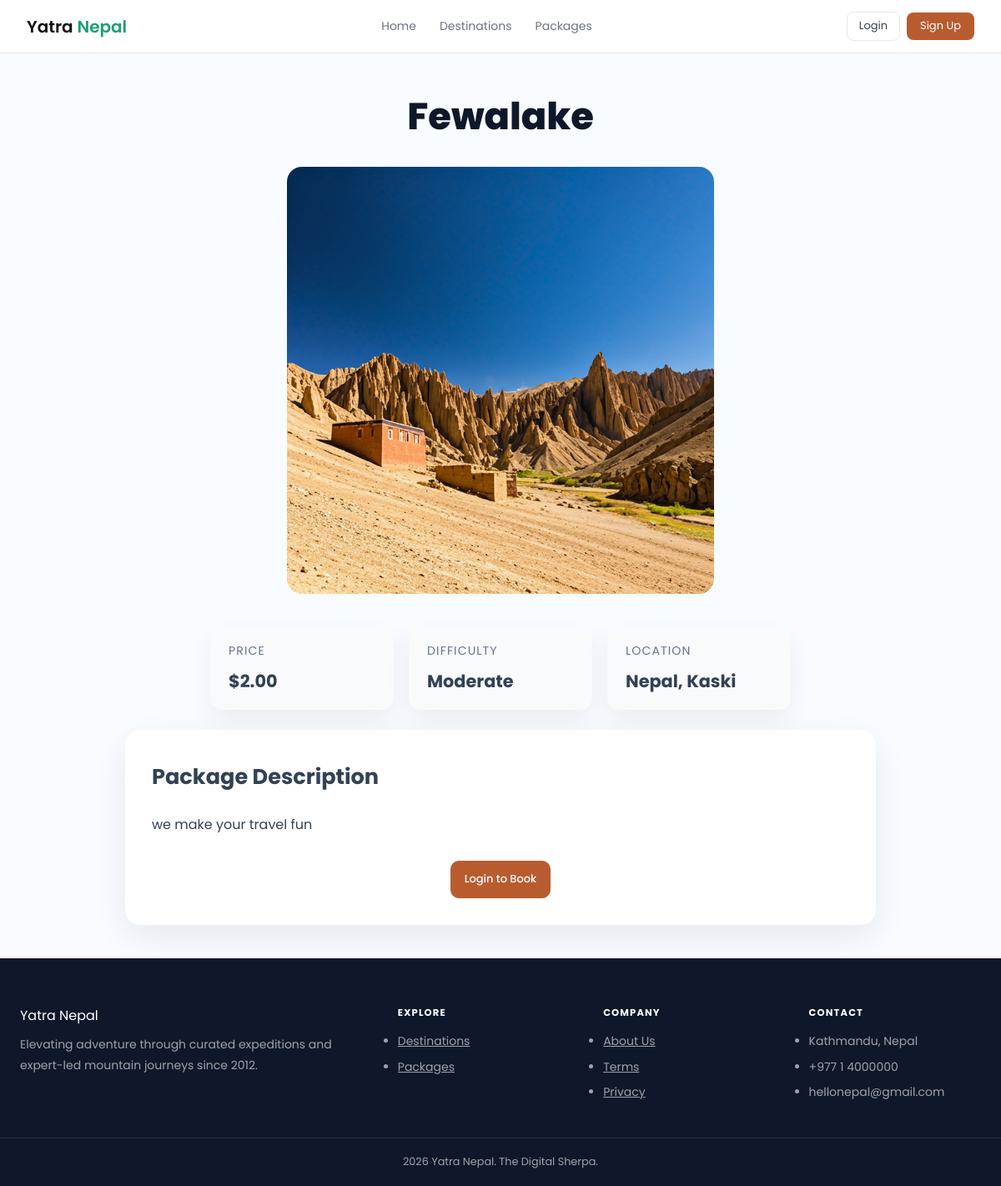
The app's page /package/2/ with its own data.
### tours/models.py (models this page shows, shortened)
class Package(models.Model):
    DIFFICULTY_CHOICES = [
        ('easy', 'Easy'),
        ('moderate', 'Moderate'),
        ('hard', 'Hard'),
    ]
    id = models.AutoField(primary_key=True)
    title = models.CharField(max_length=200)
    price = models.DecimalField(max_digits=10, decimal_places=2)
    duration = models.PositiveIntegerField(help_text="Duration in days")
    description = models.TextField(blank=True)
    difficulty = models.CharField(max_length=20, choices=DIFFICULTY_CHOICES, default='moderate')
    max_altitude = models.PositiveIntegerField(null=True, blank=True, help_text="Metres")
    group_size_min = models.PositiveIntegerField(default=1)
    group_size_max = models.PositiveIntegerField(default=12)
    image = models.ImageField(upload_to='packages/', blank=True, null=True)
    destination = models.ForeignKey(Destination, on_delete=models.CASCADE, related_name='packages', db_column='destination_id')
    created_at = models.DateTimeField(auto_now_add=True)
    class Meta:
        db_table = 'packages'

class Destination(models.Model):
    id = models.AutoField(primary_key=True)
    name = models.CharField(max_length=200)
    location = models.CharField(max_length=255)
    latitude = models.FloatField(blank=True, null=True)
    longitude = models.FloatField(blank=True, null=True)
    description = models.TextField(blank=True)
    image = models.ImageField(upload_to='destinations/', blank=True, null=True)
    created_at  = models.DateTimeField(auto_now_add=True)
    class Meta:
        db_table = 'destinations'

### tours/views.py (the view)
# urls.py: path('package/<int:id>/', views.package_detail, name='package_detail'),
def package_detail(request, id):
    package = get_object_or_404(Package, id=id)
    return render(request, 'tours/package_detail.html', {'package': package})

### tours/templates/tours/package_detail.html (shortened to what this page needs)
{% extends "base.html" %}
{% load static %}
{% block main_content %}
<div class="page-wrap" style="padding: 40px 0;">
  <div style="max-width: 900px; margin: 0 auto;">
    <h1 style="font-size: 2.8rem; font-weight: 800; margin-bottom: 24px; text-align: center;">{{ package.title }}</h1>
    {% if package.image %}
    <div style="margin-bottom: 32px; text-align: center;">
      <img src="{{ package.image.url }}" alt="{{ package.title }}" style="max-width: 100%; height: auto; border-radius: 18px;" />
    </div>
    {% endif %}
    <div style="display: flex; flex-wrap: wrap; gap: 18px; justify-content: center; margin-bottom: 24px; color: #334155;">
      <div style="min-width: 220px; padding: 18px 22px; background: #f8fafc; border-radius: 14px; box-shadow: 0 12px 30px rgba(15,23,42,0.06);">
        <div style="font-size: 0.88rem; text-transform: uppercase; letter-spacing: .08em; color: #64748b; margin-bottom: 8px;">Price</div>
        <div style="font-size: 1.3rem; font-weight: 700;">${{ package.price }}</div>
      </div>
      <div style="min-width: 220px; padding: 18px 22px; background: #f8fafc; border-radius: 14px; box-shadow: 0 12px 30px rgba(15,23,42,0.06);">
        <div style="font-size: 0.88rem; text-transform: uppercase; letter-spacing: .08em; color: #64748b; margin-bottom: 8px;">Difficulty</div>
        <div style="font-size: 1.3rem; font-weight: 700;">{{ package.get_difficulty_display }}</div>
      </div>
      <div style="min-width: 220px; padding: 18px 22px; background: #f8fafc; border-radius: 14px; box-shadow: 0 12px 30px rgba(15,23,42,0.06);">
        <div style="font-size: 0.88rem; text-transform: uppercase; letter-spacing: .08em; color: #64748b; margin-bottom: 8px;">Location</div>
        <div style="font-size: 1.3rem; font-weight: 700;">{{ package.destination.location }}</div>
      </div>
    </div>
    <div style="background: #ffffff; border-radius: 18px; padding: 32px; box-shadow: 0 14px 40px rgba(15,23,42,0.08); color: #334155; line-height: 1.9;">
      <h2 style="font-size: 1.6rem; font-weight: 700; margin-bottom: 18px;">Package Description</h2>
      <p>{{ package.description }}</p>
      <div style="margin-top: 28px; text-align: center;">
        {% if user.is_authenticated %}
        <a href="{% url 'create_booking' package.id %}" class="btn btn-primary" style="display: inline-block;">Book Now</a>
        {% else %}
        <a href="{% url 'login' %}" class="btn btn-primary" style="display: inline-block;">Login to Book</a>
        {% endif %}
      </div>
    </div>
  </div>
</div>
{% endblock %}

### tours/static/css/style.css (style rules this page uses)
* { margin: 0; padding: 0; box-sizing: border-box; }
:root { --primary-color: #2f6bff; --secondary-color: #ff7a45; --search-background-color: #eef2ff; --text-color: #0f172a; --border-color: #cbd5e1; --white: #ffffff; --dark: #0f172a; --surface: #f8fafc; }
body { font-family: "Poppins", sans-serif; color: var(--text-color); background-color: #f8fbff; line-height: 1.6; }
.btn-primary { font-size: 13px; color: #fff; background: #1D9E75; border: none; border-radius: 8px; padding: 6px 16px; cursor: pointer; text-decoration: none; }
.btn { display: inline-block; text-decoration: none; border-radius: 8px; font-size: 14px; font-weight: 500; padding: 10px 22px; cursor: pointer; }
.btn-primary { background: #1D9E75; color: #fff; border: none; }
.page-wrap { max-width: 900px; margin: 0 auto; }
*, *::before, *::after { box-sizing: border-box; margin: 0; padding: 0; }
.page-wrap { max-width: 1100px; margin: 0 auto; padding: 1.5rem 1rem; }
.btn { display: inline-flex; align-items: center; justify-content: center; font-family: inherit; font-size: 13px; font-weight: 500; border-radius: 10px; cursor: pointer; transition: background 0.15s, transform 0.1s; border: 1px solid #D3D1C7; padding: 9px 16px; text-decoration: none; }
.btn-primary { background: #B85C30; color: #fff; border-color: #B85C30; }

### records on screen
Package: title "Fewalake", image (picture), price "2.00", difficulty "Moderate", destination.location "Nepal, Kaski", description "we make your travel fun"
